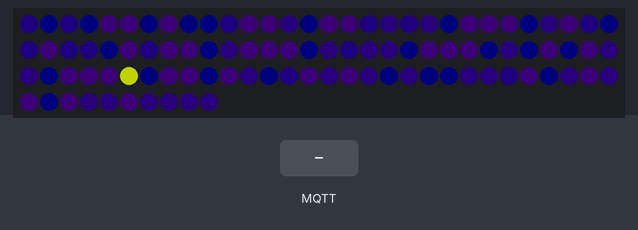
This program was run on a simulated ESP32. Shown: 100 RGB LEDs in strip order, left to right, continuing on the next row. The inputs (shaded band) are chosen by the test bench. Dim RGB values are drawn brighter than linear; WiFi joins after 1.5 s; servers stay silent unless stated; the strip is taken to match the declared colour order; no MQTT or app messages arrive unless stated; what the program prints to the serial monitor is not drawn.

Above: at 2.78 s.
2.8 s: MQTT message "1" arrives on the second subscribed topic
4.3 s: MQTT message "1" arrives on the first subscribed topic
5.8 s: MQTT message "1" arrives on the third subscribed topic
Timing chart, 0 to 8.8 s (numbered marks = the images above; inputs shaded):
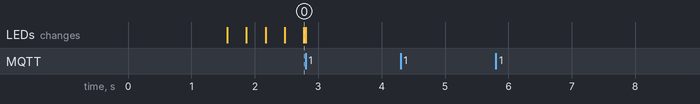

The program:

main.cpp
```cpp
#include <limits>
#include <Arduino.h>
#include <Adafruit_NeoPixel.h>

#define LED_PIN A0
#define LED_COUNT 100
#define NET_ENABLED

#if (defined(NET_ENABLED))
#include <PubSubClient.h>
#include <WiFi.h>

const char* ssid = "CHANGEME";
const char* password = "CHANGEME";

const char* mqtt_server = "192.168.100.76";

const String mqtt_power_command_topic = "home/light/CHANGEME/power/set";
const String mqtt_rgb_command_topic = "home/light/CHANGEME/rgb/set";
const String mqtt_brightness_command_topic = "home/light/CHANGEME/brightness/set";
const String mqtt_effect_command_topic = "home/light/CHANGEME/effect/set";

const String mqtt_power_status_topic = "home/light/CHANGEME/power/status";
const String mqtt_rgb_status_topic = "home/light/CHANGEME/rgb/status";
const String mqtt_brightness_status_topic = "home/light/CHANGEME/brightness/status";
const String mqtt_effect_status_topic = "home/light/CHANGEME/effect/status";

WiFiClient espClient;
PubSubClient client(espClient);

IPAddress gateway(192, 168, 100, 1);
IPAddress subnet(255, 255, 255, 0);
#endif

Adafruit_NeoPixel strip(LED_COUNT, LED_PIN, NEO_RGB + NEO_KHZ800);

// Adapted from https://stackoverflow.com/a/26233318
int getHue(int red, int green, int blue) {
    float minVal = float(min(min(red, green), blue));
    float maxVal = float(max(max(red, green), blue));
    float hueVal = 0.0;

    if (minVal == maxVal) {
        return 0;
    }

    if (maxVal == red) {
        hueVal = (float(green) - float(blue)) / (maxVal - minVal);
    } else if (maxVal == green) {
        hueVal = 2.0 + (float(blue) - float(red)) / (maxVal - minVal);
    } else {
        hueVal = 4.0 + (float(red) - float(green)) / (maxVal - minVal);
    }

    hueVal = hueVal * 60.0;
    if (hueVal < 0) hueVal = hueVal + 360.0;

    return round(hueVal);
}

int r = 100;
int g = 0;
int b = 100;
int hue = getHue(r, g, b);
int brightness = 255;
String power = "on";
String effect = "fireflies";

#if (defined(NET_ENABLED))
void reconnect() {
  while (!client.connected()) {
    String clientId = "Hannah Fairy Lights";

    if (client.connect(clientId.c_str())) {
      return;
    } else {
      delay(1000);
    }
  }
}

void publishBrightness() {
  int percentage = round(100.0 * float(brightness) / 255.0);

  client.publish(mqtt_brightness_status_topic.c_str(), String(percentage).c_str());
}

void publishRgb() {
  client.publish(mqtt_rgb_status_topic.c_str(), (String(r) + "," + String(g) + "," + String(b)).c_str());
}

void publishPower() {
  client.publish(mqtt_power_status_topic.c_str(), power.c_str());
}

void publishEffect() {
  client.publish(mqtt_effect_status_topic.c_str(), effect.c_str());
}

void onCommand(char* rawTopic, byte* payload, unsigned int length) {
  String topic = String(rawTopic);
  String parsed = String((char*) payload).substring(0, length);

  if (topic == mqtt_power_command_topic) {
    Serial.print("Setting power to ");
    Serial.println(parsed);

    power = parsed;
    publishPower();
  } else if (topic == mqtt_brightness_command_topic) {
    Serial.print("Setting brightness to ");
    Serial.println(String(parsed).toInt());

    brightness = round(255.0 * (String(parsed).toFloat() / 100.0));
    publishBrightness();
  } else if (topic == mqtt_rgb_command_topic) {
    uint8_t firstIndex = parsed.indexOf(',');
    uint8_t lastIndex = parsed.lastIndexOf(',');

    r = parsed.substring(0, firstIndex).toInt();
    g = parsed.substring(firstIndex + 1, lastIndex).toInt();
    b = parsed.substring(lastIndex + 1).toInt();

    publishRgb();
  } else if (topic == mqtt_effect_command_topic) {
    effect = parsed;

    publishEffect();
  }

  Serial.println(topic);
  Serial.println(parsed);
}

void init_mqtt() {
  client.subscribe(mqtt_power_command_topic.c_str());
  client.subscribe(mqtt_brightness_command_topic.c_str());
  client.subscribe(mqtt_rgb_command_topic.c_str());
  client.subscribe(mqtt_effect_command_topic.c_str());

  publishPower();
  publishRgb();
  publishEffect();
  publishBrightness();

  Serial.println("Setting up MQTT callback");
  client.setCallback(onCommand);
}
#endif

// Generated with:
// Array(100).fill().map(() => Math.random()).map(x => x * Math.PI * 2).map(x => x.toFixed(2)).join(',')
float randomPhases[] = {5.04,5.81,4.95,6.19,2.88,3.42,5.60,2.07,5.27,5.89,0.41,3.66,1.61,4.67,6.05,2.91,3.42,0.36,4.71,5.04,4.26,6.15,1.68,1.53,2.43,6.14,4.38,1.80,0.17,5.15,5.11,1.67,5.03,0.31,5.95,1.95,4.91,1.62,3.57,5.43,4.28,2.52,2.22,2.52,5.18,1.20,0.16,0.99,4.23,5.59,1.39,3.46,1.67,5.61,1.12,5.16,1.79,5.49,1.48,0.84,4.61,0.04,2.81,3.15,3.70,2.97,5.27,3.13,1.98,5.28,2.20,0.65,5.42,5.00,1.45,0.91,2.87,4.02,5.46,4.29,5.61,5.87,0.57,0.57,4.80,1.80,6.05,3.96,1.53,0.81,1.73,6.21,2.25,0.95,0.89,3.15,4.28,4.22,4.76,4.43};

float beegHueFromSmol(float hue) {
  return hue * 65535.0 / 360.0;
}

float fireflyActivation(float t, float phase = 0) {
  float E = (sin(t + phase) + cos(5.0*t + phase) - cos(10.0*t + phase) + sin(25.0*t + phase)) / 35.0;
  float x = 20.0 * sin(0.5 * t + phase) / 0.2;
  float fire = 2.0 / (1.0 + exp(x * x));
  float intensity = fire + (1 - fire) * E;

  return intensity;
}

uint32_t fireflyHue(float intensity) {
  float hue = 63.0 * intensity + 262.0 * (1.0 - intensity);
  float beegHue = beegHueFromSmol(hue);

  return uint32_t(beegHue);
}

float fireflyBrightness(float intensity) {
  return float(brightness) / (2.0 * (1.0 + exp(-8.0 * (intensity - 0.5)))) + 0.5;
}

uint32_t auroraHue(float t, float phase, float beginningHue, float endingHue) {
  float intensity = (sin(t + phase) + cos(5.0*t + phase) - cos(10.0*t + phase) + sin(25.0*t + phase)) / 7.05;
  float hue = endingHue * intensity + beginningHue * (1.0 - intensity);
  float beegHue = beegHueFromSmol(hue);

  return uint32_t(beegHue);
}

void init_strip() {
  strip.begin();
  strip.show();
  strip.setBrightness(50);
}

void setup() {
  Serial.begin(112500);

#if (defined(NET_ENABLED))
  Serial.println("Connecting to WiFi");
  WiFi.mode(WIFI_STA);
  WiFi.begin(ssid, password);

  if (WiFi.waitForConnectResult() != WL_CONNECTED) {
    Serial.println("WiFi Failed!");
    return;
  }

  while (WiFi.status() != WL_CONNECTED) {
    Serial.print('.');
    delay(1000);
  }

  Serial.println(WiFi.localIP());

  Serial.println("Connecting to MQTT broker");
  client.setServer(mqtt_server, 1883);

  if (!client.connected()) {
    Serial.println("No connection yet, trying again");
    reconnect();
  }

  Serial.println(client.state());
#endif

  strip.begin();

  init_strip();

#if (defined(NET_ENABLED))
  init_mqtt();
#endif
}

const unsigned long MAXVAL = std::numeric_limits<unsigned long>::max() / 2;

void effectLoop() {
  if (power == "OFF") {
    strip.fill(strip.Color(0, 0, 0));
    strip.show();

    return;
  };


  const auto t = static_cast<float>(millis() % MAXVAL);
  strip.setBrightness(brightness);

  if (effect == "static") {
    strip.fill(strip.Color(r, g, b));
  } else if (effect == "rainbow") {
    const auto iterations = millis() % 128000;
    strip.rainbow(round(256.0 * iterations / 100.0));
  } else if (effect == "fireflies") {
    float pTime = t / 8000.0;

    for (int i = 0; i < LED_COUNT; ++i) {
      float intensity = fireflyActivation(pTime, randomPhases[i]);
      float hue = fireflyHue(intensity);
      float fBrightness = fireflyBrightness(intensity);
      strip.setPixelColor(i, strip.ColorHSV(hue, 255, round(fBrightness)));
    }
  } else if (effect == "aurora") {
    float pTime = t / 4000.0;

    for (int i = 0; i < LED_COUNT; ++i) {
      float hue = auroraHue(pTime, randomPhases[i], 150.0, 220.0);
      strip.setPixelColor(i, strip.ColorHSV(hue, 255, brightness));
    }
  } else if (effect == "auroraSettable") {
    float pTime = t / 4000.0;

    for (int i = 0; i < LED_COUNT; ++i) {
      int deltaHue = 70;
      int startingHue = hue;
      int endingHue = hue + deltaHue % 360;
      float hue = auroraHue(pTime, randomPhases[i], startingHue, endingHue);
      strip.setPixelColor(i, strip.ColorHSV(hue, 255, brightness));
    }
  } else if (effect == "torchlight") {
    float pTime = t / 3000.0;

    for (int i = 0; i < LED_COUNT; ++i) {
      float hue = auroraHue(pTime, randomPhases[i], 18.0, 39.0);
      strip.setPixelColor(i, strip.ColorHSV(hue, 255, brightness));
    }
  }

  strip.show();
}

void loop() {
#if (defined(NET_ENABLED))
  if (!client.connected()) {
    reconnect();
  }

  client.loop();
#endif

  effectLoop();
}
```

Measured:
- after the input at 4.3 s, every drawn part: stays the same
- after the input at 5.8 s, every drawn part: stays the same
